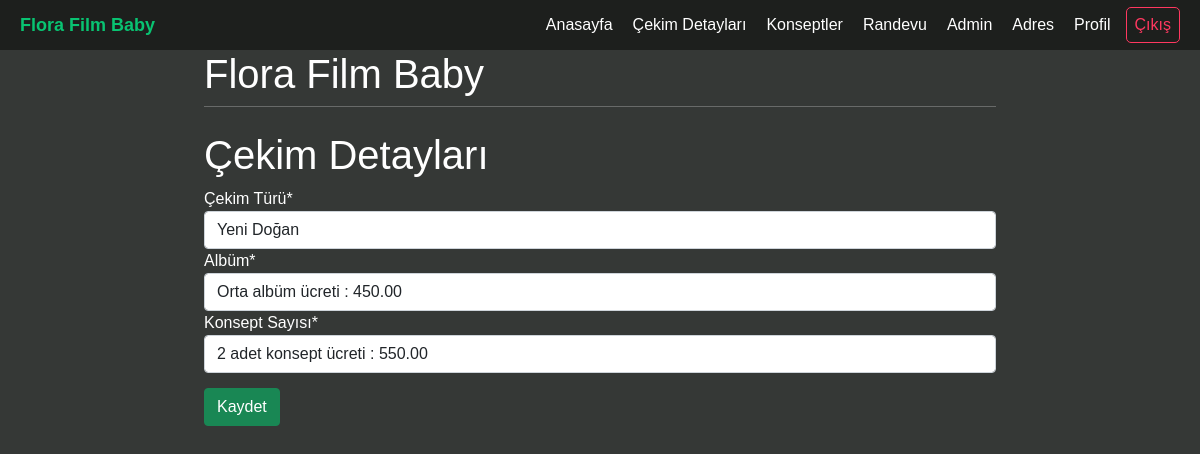
The page /photoshoot/ (signed in) on the database its author committed.
### photoshoot/models.py (models this page shows, shortened)
class Shoot_Plan(models.Model):
    user_id = models.ForeignKey(User, on_delete=models.PROTECT)
    shoot_type = models.ForeignKey(Shoot_Type, on_delete=models.PROTECT)
    album_type = models.ForeignKey(Album_Info, on_delete=models.PROTECT)
    num_of_concept = models.ForeignKey(Concept_Info, on_delete=models.PROTECT)
    is_active = models.BooleanField(default=True)
    created_at = models.DateTimeField(auto_now_add=True)

### photoshoot/views.py (the view, shortened to what this page needs)
# urls.py: path("photoshoot/", views.photo_shoot, name="photo_shoot"),
@login_required
def photo_shoot(response):
    current_user = response.user
    address = Address.objects.filter(user=current_user)
    if not address.exists():
        return redirect('/profileaddress/')
    form = ShootPlanForm()
    item = Shoot_Plan.objects.filter(user_id=current_user)
    if item.exists():
        form = ShootPlanForm(instance = item[0])
    return render(response, 'photoshoot/shootplan.html', {'form':form})

### photoshoot/forms.py
class ShootPlanForm(forms.ModelForm):
    class Meta:
        model=Shoot_Plan
        fields = ["shoot_type","album_type","num_of_concept"]
        labels = {
            'shoot_type': _('Çekim Türü'),
            'album_type': _('Albüm'),
            'num_of_concept': _('Konsept Sayısı'),
        }

### photoshoot/models.py (called while the page is built)
    def __str__(self):
        return (self.name)

    def __str__(self):
        return (str(self.number_of_selection)+" adet konsept ücreti : "+str(self.price))

    def __str__(self):
        if self.type_of_album == "İstemiyorum":
            return ("Albüm "+self.type_of_album)
        return (self.type_of_album+" albüm ücreti : "+str(self.price))

### photoshoot/templates/photoshoot/shootplan.html (shortened to what this page needs)
{% extends 'homepage/base.html' %}
{% load crispy_forms_tags %}
{%block content%}
<h1>Çekim Detayları</h1>
<form method="post" class="form-group">
    {{form|crispy}}
    <button type="submit" class="btn btn-success">Kaydet</button>
</form>
{%endblock%}
{% block script %}
{% load static %}
{%endblock%}

### statics/css/calendar.css (style rules this page uses)
* { padding: 0; margin: 0; box-sizing: border-box; }
html { overflow-x: hidden; }
body { background-color: #353836; color: white; font-family: "Poppins", sans-serif; max-width: 100vw; overflow-x: hidden; position: relative; }
.btn-success { margin-top: 15px; }

### rows shown on the page
Shoot_Plan: shoot_type "Yeni Doğan", album_type "Orta albüm ücreti : 450.00", num_of_concept "2 adet konsept ücreti : 550.00"
